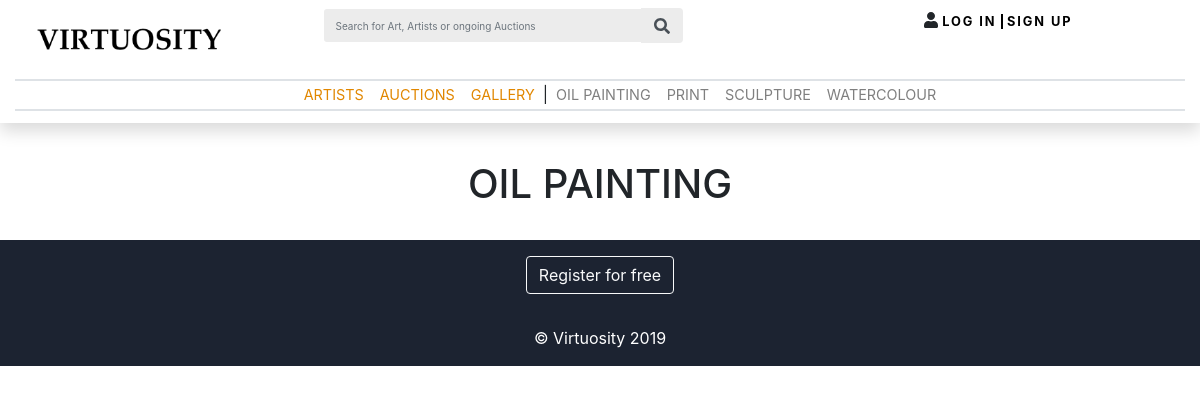
Before: /oilpainting with the older database file.
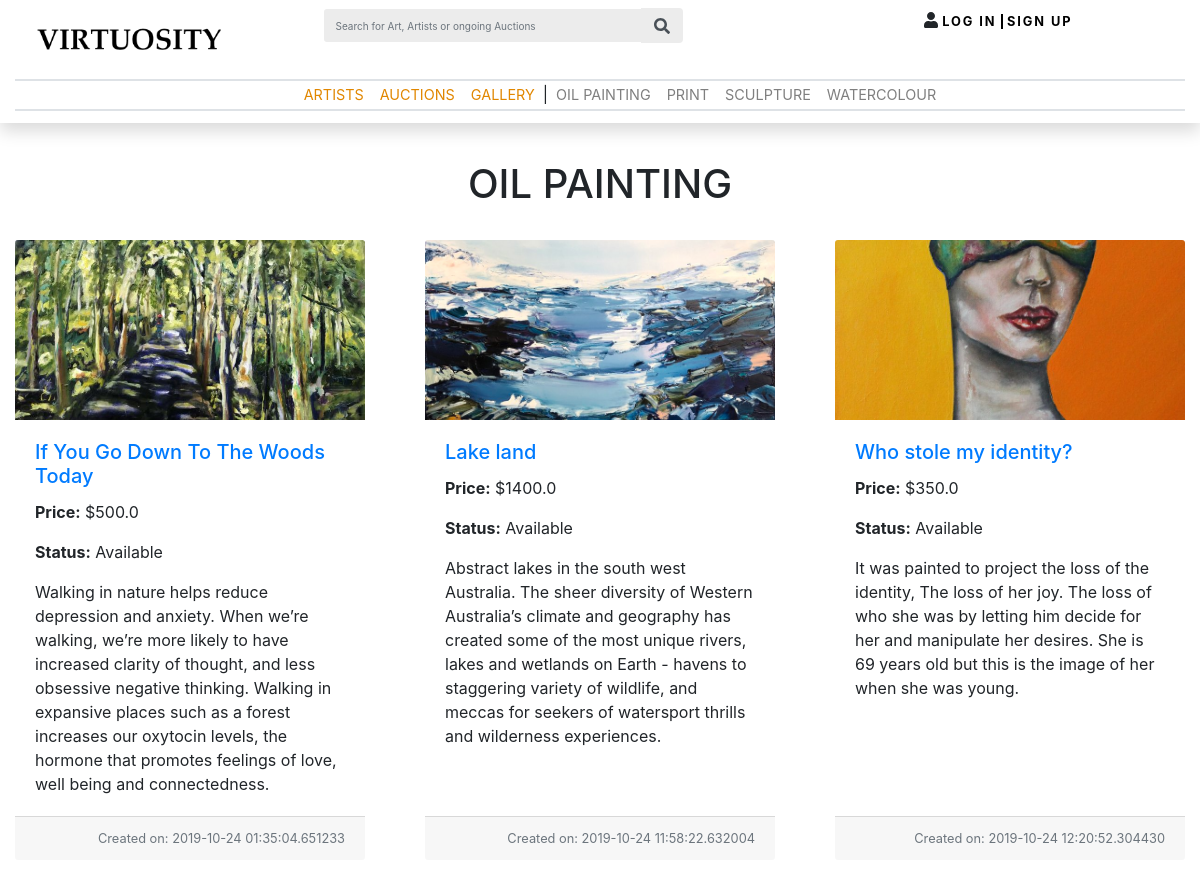
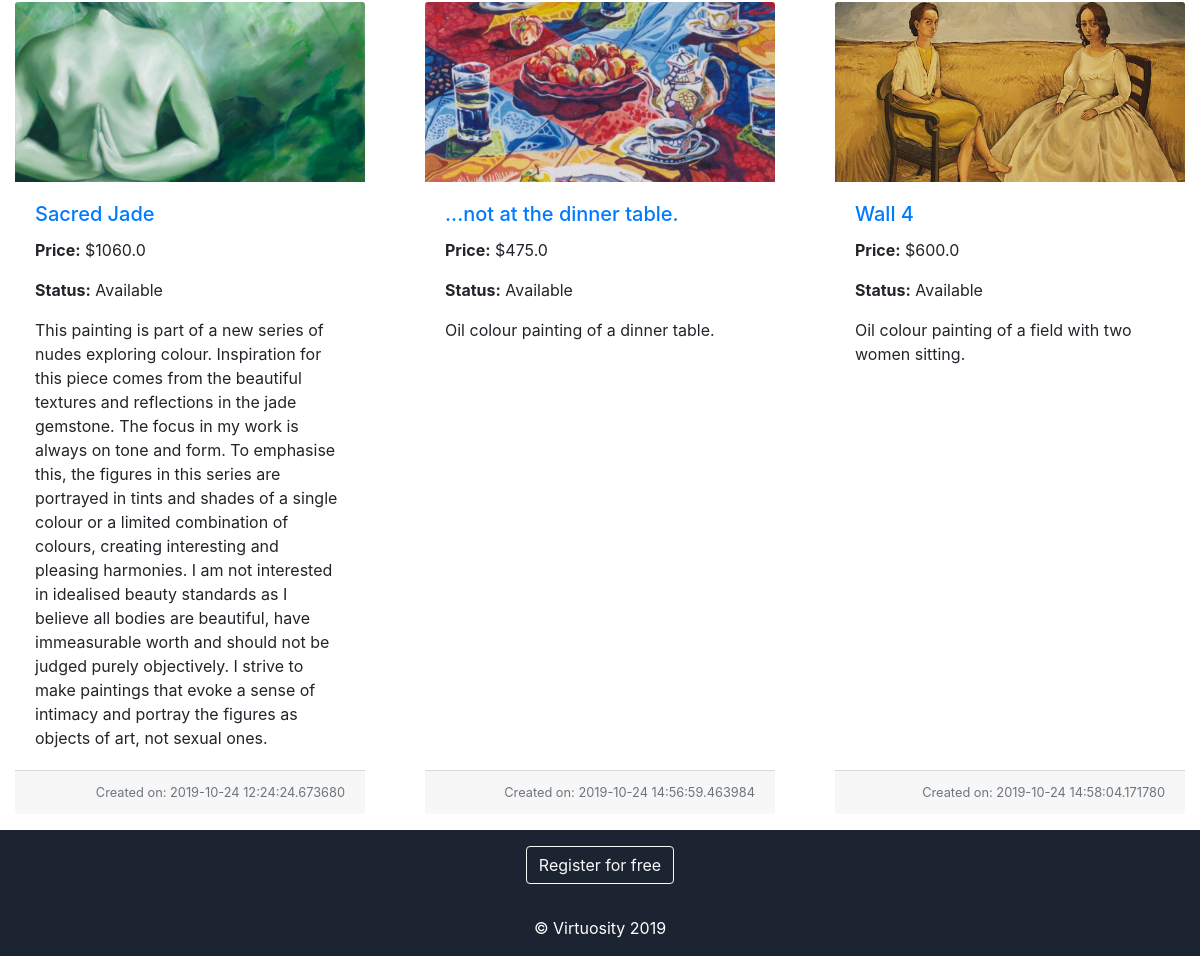
After: the same page with the newer database file (2 pictures, top to bottom).
### marketplace/models.py (models this page shows)
class Artwork(db.Model, UserMixin):
    __tablename__ = 'artworks'
    id = db.Column(db.Integer, primary_key=True)
    seller_id = db.Column(db.Integer, db.ForeignKey('users.id'))
    image_address = db.Column(db.String(500), nullable = False)
    create_date = db.Column(db.DateTime, nullable = False)
    name = db.Column(db.String(1000), nullable = False)
    category = db.Column(db.String(300), nullable = False)
    description = db.Column(db.String(1000), nullable = False)
    price = db.Column(db.Float(precision=2), nullable = False)
    availability = db.Column(db.Boolean, default = True)

### marketplace/views.py (the view)
@bp.route('/oilpainting')
def oilpainting():
     artworks = Artwork.query.filter_by(category = 'Oil Painting')
     num_results = Artwork.query.filter_by(category = 'Oil Painting').count()
     return render_template("_oil_painting.html", artworks = artworks, num_results = num_results)

### marketplace/templates/_oil_painting.html (shortened to what this page needs)
{% import "bootstrap/wtf.html" as wtf %}
{% extends 'base.html' %}
{% block content %}
<head>
</head>
<div class ="text-center pb-4"><H1>OIL PAINTING</H1></div>
<div class="card-deck">
    <div class="row">
    {% for i in range(num_results) %}
    {% if i % 3 == 0 %}
    </div>
    <div class="row">
    {% endif %}
        <div class="card mb-3 col-md-4 card border-secondary">
            <img src="../static/img/{{artworks[i].image_address}}" class="card-img-top" alt="...">
            <div class="card-body">
                <h5 class="card-title"><a href="{{ url_for('main.item_details', id = artworks[i].id) }}">{{artworks[i].name}}</a></h5>
                <p class="card-text"><b>Price:</b> ${{artworks[i].price}}</p>
                {% if artworks[i].availability == True %}
                <p class="card-text"><b>Status:</b> Available</p>
                {% else %}
                <p class="card-text"><b>Status:</b> SOLD</p>
                {% endif %}
                <p class="card-text">{{artworks[i].description}}</p>
            </div>
            <div class="card-footer">
                <small class="text-muted float-right">Created on: {{artworks[i].create_date}}</small>
            </div>
        </div>
    {% endfor %}
    </div>
</div>
{% endblock %}

### marketplace/templates/base.html (shortened to what this page needs)
{% import "bootstrap/wtf.html" as wtf %}
<!DOCTYPE html>
<html lang="en">
    <head>
        <link href="../static/libraries/bootstrap/css/bootstrap.min.css" rel="stylesheet" type="text/css"/>
        <link href="../static/css/virtuosity.css" rel="stylesheet" type="text/css"/>
    </head>
    <body>
        <div id="pageheader" class="container-fluid fixed-top bg-white shadow" style="padding-bottom:1%">
            <div class="row my-2">
                <div class="col-3">
                    <a href="{{ url_for('main.index') }}"><div class="companyLogo"></div></a>
                </div>
                <div class="col-4">
                    <form action="/results" method="post" name="search" id="searchform">
                            <div class="input-group md-form form-sm form-2 pl-0 searchbox" >
                                    <input type="text" class="form-control my-0 py-1 red-border" name="search_string" id="search_string"  placeholder="Search for Art, Artists or ongoing Auctions" aria-label="Search" method="POST" action = "search">
                                    <div class="input-group-append">
                                        <span class="input-group-text red lighten-3" id="searchbtn"><i class="fas fa-search text-grey" aria-hidden="true" id="btnSearch"></i></span>
                                    </div>
                                </div>
                    </form>
                </div>
                {% if current_user.is_authenticated %}
                <div class="col-4 text-right loginblock">
                        <a href="{{ url_for('main.sell') }}">SELL</a> |
                        <a href="{{ url_for('main.buy') }}" style="padding-right:15px;">BUY</a>
                        <i class="fas fa-user "></i>
                        <a href="{{ url_for('main.manage_list') }}" id="li_link" class="pr-1">{{current_user.first_name.upper()}} {{current_user.last_name.upper()}}</a>
                        <a href="{{ url_for('auth.logout') }}">LOG OUT</a>
                    </div>
                {% else %}
                <div class="col-4 text-right loginblock">
                        <i class="fas fa-user "></i>
                        <a href="{{ url_for('auth.login') }}" id="li_link" class="pr-1">LOG IN</a>
                        <a href="{{ url_for('auth.register') }}">SIGN UP</a>
                    </div>
                {% endif %}
            </div>
            <nav class="navbar navbar-expand-lg navbar-light borders navbar-custom hidenav">
                <div class="collapse navbar-collapse navbar-custom" id="navbarSupportedContent">
                    <ul class="nav navbar-nav mx-auto">
                        {% if session['seller'] %}
                            <li class="nav-item highlight"><a class="nav-link py-0" href="#">SELLER PROFILE</a></li>
                            <li class="nav-item highlight"><a class="nav-link py-0" href="{{ url_for('main.manage_list')}}">YOUR INVENTORY</a></li>
                            <li class="nav-item highlight"><a class="nav-link py-0" href="{{ url_for('main.gallery') }}">GALLERY</a></li><div class="separator">|</div>
                            <li class="nav-item"><a class="nav-link py-0" href="#">INVENTORY</a></li>
                            <li class="nav-item"><a class="nav-link py-0" href="#">PRICING</a></li>
                            <li class="nav-item"><a class="nav-link py-0" href="#">ORDERS</a></li>
                            <li class="nav-item"><a class="nav-link py-0" href="#">FINANCE</a></li>
                            <li class="nav-item"><a class="nav-link py-0" href="#">OUR SERVICES</a></li>
                        {% else %}
                            <li class="nav-item highlight"><a class="nav-link py-0" href="{{ url_for('main.artists') }}">ARTISTS</a></li>
                            <li class="nav-item highlight"><a class="nav-link py-0" href="{{ url_for('main.auctions') }}">AUCTIONS</a></li>
                            <li class="nav-item highlight"><a class="nav-link py-0" href="{{ url_for('main.gallery') }}">GALLERY</a></li><div class="separator">|</div>
                            <li class="nav-item"><a class="nav-link py-0" href="{{ url_for('main.oilpainting') }}">OIL PAINTING</a></li>
                            <li class="nav-item"><a class="nav-link py-0" href="{{ url_for('main.prints') }}">PRINT</a></li>
                            <li class="nav-item"><a class="nav-link py-0" href="{{ url_for('main.sculpture') }}">SCULPTURE</a></li>
                            <li class="nav-item"><a class="nav-link py-0" href="{{ url_for('main.watercolour') }}">WATERCOLOUR</a></li>
                        {% endif %}
                    </ul>
                </div>
            </nav>
        </div>
        {% block content %}
        {% endblock content %}
        <footer class="page-footer font-small unique-color-dark pt-3">
            <div class="container">
                <ul class="list-unstyled list-inline text-center">
                    <li class="list-inline-item">
                        <a class="btn btn-outline-light" href="{{ url_for('auth.register') }}" role="button">Register for free</a>
                    </li>
                </ul>
            </div>
            <div class="footer-copyright text-center py-3">© Virtuosity 2019
            </div>
        </footer>
    </body>
</html>

### marketplace/static/css/virtuosity.css (style rules this page uses)
.borders { border-bottom: 2px solid #dee2e6 !important; border-top: 2px solid #dee2e6 !important; height: 32px !important; }
.navbar-custom { background-color: white; }
.navbar-custom.navbar-collapse { padding-left: 40px }
.navbar-custom a { font-size:0.9em; }
.navbar-custom .separator { margin-top:-2px; }
.highlight a { color: #e18700 !important; }
.loginblock a { color: black; font-weight:bold; font-size: .8em; letter-spacing:.15em; }
.searchbox input { border-color:transparent; background-color:#ECECEC; font-size:x-small; height:3.5em; }
.searchbox span { border-color:transparent; background-color:#ECECEC; }
#li_link { border-right:solid; border-width:2px; }
.companyLogo { transition: all .2s ease 0s; background-image: url("../img/logo.png"); background-position: left center; background-repeat: no-repeat; background-size: contain; height: 63px; max-width: 100%; width: 200px; }
.card { border:none; }
.card-img-top { width: 100%; height: 15vw; object-fit: cover; }
.row { margin-right: 0px; margin-left: 0px; }
footer.page-footer { bottom: 0; color: #fff; }
.unique-color-dark { background-color: #1c2331!important; }

### marketplace/templates/base.html (style rules this page uses)
body { padding-top: 10vh; }

### marketplace/templates/_oil_painting.html (style rules this page uses)
body { padding-top: 20vh; }

Changed rows visible on the page:
added Artwork: image_address (picture), name "If You Go Down To The Woods Today", price "500.0", description "Walking in nature helps reduce depression and anxiety. When we’re walking, we’re more likely to have increased clarity of thought, and less obsessive negative thinking. Walking in expansive places such as a forest increases our oxytocin levels, the hormone that promotes feelings of love, well being and connectedness.", create_date "2019-10-24 01:35:04.651233"
added Artwork: image_address (picture), name "Lake land", price "1400.0", description "Abstract lakes in the south west Australia. The sheer diversity of Western Australia’s climate and geography has created some of the most unique rivers, lakes and wetlands on Earth - havens to staggering variety of wildlife, and meccas for seekers of watersport thrills and wilderness experiences.", create_date "2019-10-24 11:58:22.632004"
added Artwork: image_address (picture), name "Who stole my identity?", price "350.0", description "It was painted to project the loss of the identity, The loss of her joy. The loss of who she was by letting him decide for her and manipulate her desires. She is 69 years old but this is the image of her when she was young.", create_date "2019-10-24 12:20:52.304430"
added Artwork: image_address (picture), name "Sacred Jade", price "1060.0", description "This painting is part of a new series of nudes exploring colour. Inspiration for this piece comes from the beautiful textures and reflections in the jade gemstone. The focus in my work is always on tone and form. To emphasise this, the figures in this series are portrayed in tints and shades of a single colour or a limited combination of colours, creating interesting and pleasing harmonies. I am not interested in idealised beauty standards as I believe all bodies are beautiful, have immeasurable worth and should not be judged purely objectively. I strive to make paintings that evoke a sense of intimacy and portray the figures as objects of art, not sexual ones.", create_date "2019-10-24 12:24:24.673680"
added Artwork: image_address (picture), name "...not at the dinner table.", price "475.0", description "Oil colour painting of a dinner table.", create_date "2019-10-24 14:56:59.463984"
added Artwork: image_address (picture), name "Wall 4", price "600.0", description "Oil colour painting of a field with two women sitting.", create_date "2019-10-24 14:58:04.171780"
Other visible differences:
new list line: "Price: $ Status: Available Created on:"
